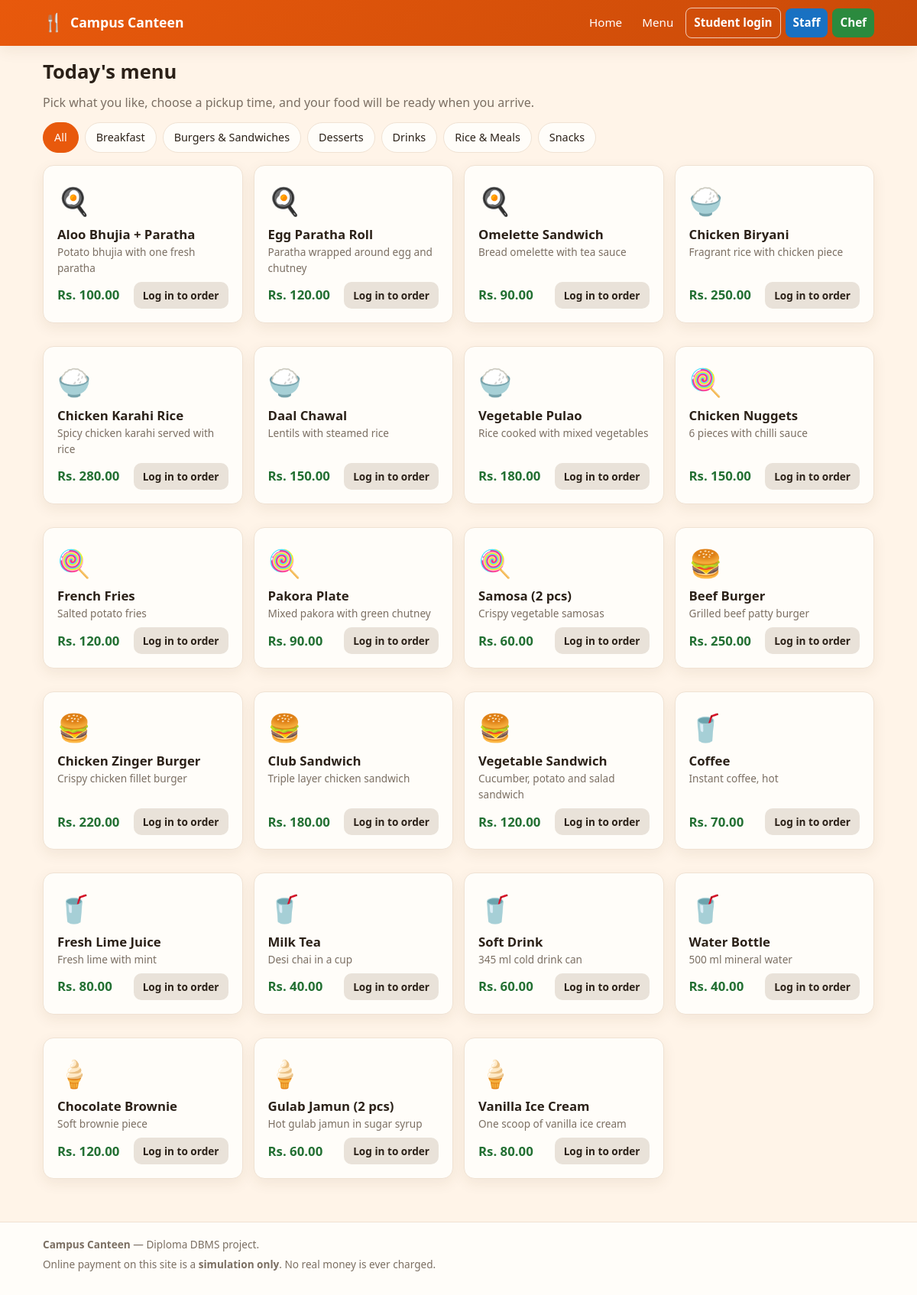
The page /student/menu.php on the database its author committed.
### tables this page shows
CREATE TABLE categories (
    category_id  INT UNSIGNED NOT NULL AUTO_INCREMENT,
    name         VARCHAR(60)  NOT NULL,
    description  VARCHAR(255) DEFAULT NULL,
    is_active    TINYINT(1)   NOT NULL DEFAULT 1,
    PRIMARY KEY (category_id),
    UNIQUE KEY uq_categories_name (name)
);

CREATE TABLE menu_items (
    item_id       INT UNSIGNED NOT NULL AUTO_INCREMENT,
    category_id   INT UNSIGNED NOT NULL,
    name          VARCHAR(100) NOT NULL,
    description   VARCHAR(255) DEFAULT NULL,
    price         DECIMAL(10,2) NOT NULL,
    is_available  TINYINT(1)   NOT NULL DEFAULT 1,
    created_at    TIMESTAMP    NOT NULL DEFAULT CURRENT_TIMESTAMP,
    updated_at    TIMESTAMP    NOT NULL DEFAULT CURRENT_TIMESTAMP
                              ON UPDATE CURRENT_TIMESTAMP,
    PRIMARY KEY (item_id),
    KEY idx_menu_items_category (category_id),
    KEY idx_menu_items_available (is_available),
    CONSTRAINT fk_menu_items_category
        FOREIGN KEY (category_id) REFERENCES categories (category_id)
        ON DELETE RESTRICT,
    CONSTRAINT chk_menu_items_price CHECK (price >= 0)
);

### includes/functions.php (called while the page is built, shortened)
<?php
function db_run(string $sql, array $params = []): PDOStatement
{
    global $conn;
    $stmt = $conn->prepare($sql);
    $stmt->execute($params);
    return $stmt;
}
function db_all(string $sql, array $params = []): array
{
    return db_run($sql, $params)->fetchAll();
}
function e($value): string
{
    return htmlspecialchars((string)$value, ENT_QUOTES, 'UTF-8');
}
function url(string $path = ''): string
{
    return BASE_PATH . '/' . ltrim($path, '/');
}
function money($amount): string
{
    return CURRENCY . number_format((float)$amount, 2);
}

### includes/auth.php (called while the page is built, shortened)
<?php
function current_user(): ?array
{
    static $cached = false;
    static $user   = null;
    if ($cached) {
        return $user;
    }
    $cached = true;
    $user_id = (int)($_SESSION['user_id'] ?? 0);
    if ($user_id <= 0) {
        return null;
    }
    $user = db_row(
        'SELECT user_id, full_name, email, role FROM users WHERE user_id = ? AND is_active = 1',
        [$user_id]
    );
    return $user;
}

### student/menu.php (the view, shortened to what this page needs)
<?php
require_once __DIR__ . '/../includes/config.php';
require_once __DIR__ . '/../includes/functions.php';
require_once __DIR__ . '/../includes/auth.php';
$categories = db_all('SELECT category_id, name FROM categories WHERE is_active = 1 ORDER BY name');
$active_cat = isset($_GET['cat']) ? (int)$_GET['cat'] : 0;
if ($active_cat > 0) {
    $items = db_all(
        'SELECT item_id, name, description, price, category_id
         FROM menu_items WHERE is_available = 1 AND category_id = ? ORDER BY name',
        [$active_cat]
    );
} else {
    $items = db_all(
        'SELECT item_id, name, description, price, category_id
         FROM menu_items WHERE is_available = 1 ORDER BY category_id, name'
    );
}
function category_emoji(string $name): string
{
    $map = [
        'Breakfast' => '&#127859;',
        'Rice & Meals' => '&#127834;',
        'Snacks' => '&#127853;',
        'Burgers & Sandwiches' => '&#127828;',
        'Drinks' => '&#129380;',
        'Desserts' => '&#127846;',
    ];
    return $map[$name] ?? '&#127860;';
}
require __DIR__ . '/../includes/header.php';
?>
<h1>Today's menu</h1>
<p class="muted">Pick what you like, choose a pickup time, and your food will be ready when you arrive.</p>
<div class="cat-tabs">
  <a href="<?= e(url('student/menu.php')) ?>" class="<?= $active_cat === 0 ? 'active' : '' ?>">All</a>
  <?php foreach ($categories as $category): ?>
    <a href="<?= e(url('student/menu.php?cat=' . (int)$category['category_id'])) ?>"
       class="<?= $active_cat === (int)$category['category_id'] ? 'active' : '' ?>">
      <?= e($category['name']) ?>
    </a>
  <?php endforeach; ?>
</div>
<?php if (!$items): ?>
  <?php empty_state('No food to show here yet', 'Please check another category, or come back a little later.'); ?>
<?php else: ?>
  <div class="menu-grid">
    <?php foreach ($items as $item): ?>
      <?php
        $emoji = '&#127860;';
        foreach ($categories as $category) {
            if ((int)$category['category_id'] === (int)$item['category_id']) {
                $emoji = category_emoji($category['name']);
                break;
            }
        }
      ?>
      <div class="card item-card">
        <div class="item-emoji"><?= $emoji ?></div>
        <h3 class="item-name"><?= e($item['name']) ?></h3>
        <p class="item-desc"><?= e($item['description']) ?></p>
        <div class="item-foot">
          <span class="price"><?= e(money($item['price'])) ?></span>
          <?php if ($me === null): ?>
            <a class="btn btn-small btn-muted" href="<?= e(url('student/login.php')) ?>">Log in to order</a>
          <?php endif; ?>
        </div>
      </div>
    <?php endforeach; ?>
  </div>
<?php endif; ?>
<?php require __DIR__ . '/../includes/footer.php'; ?>

### includes/header.php (shortened to what this page needs)
<?php
$me     = current_user();
?>
<!DOCTYPE html>
<html lang="en">
<head>
<link rel="stylesheet" href="<?= e(url('assets/css/style.css')) ?>">
</head>
<body<?= isset($body_class) && $body_class !== '' ? ' class="' . e($body_class) . '"' : ''; ?>>
<header class="site-header">
  <div class="container header-inner">
    <a class="brand" href="<?= e(url('index.php')) ?>">
      <span class="brand-icon">&#127860;</span>
      <span><?= e(APP_NAME) ?></span>
    </a>
    <nav class="main-nav">
      <?php if ($me === null): ?>
        <a href="<?= e(url('index.php')) ?>">Home</a>
        <a href="<?= e(url('student/menu.php')) ?>">Menu</a>
        <a class="btn btn-small btn-outline" href="<?= e(url('student/login.php')) ?>">Student login</a>
        <a class="btn btn-small btn-staff" href="<?= e(url('staff/login.php')) ?>">Staff</a>
        <a class="btn btn-small btn-chef" href="<?= e(url('chef/login.php')) ?>">Chef</a>
      <?php elseif ($me['role'] === 'chef'): ?>
        <span class="nav-system">&#127859; Chef System</span>
        <a href="<?= e(url('chef/kitchen.php')) ?>">Kitchen Screen</a>
      <?php endif; ?>
    </nav>
  </div>
</header>
<main class="container page">

### includes/footer.php (shortened to what this page needs)
</main>
<footer class="site-footer">
  <div class="container">
    <p><strong><?= e(APP_NAME) ?></strong> &mdash; Diploma DBMS project.</p>
    <p class="muted">Online payment on this site is a <strong>simulation only</strong>. No real money is ever charged.</p>
  </div>
</footer>
</body>
</html>

### assets/css/style.css (style rules this page uses)
:root { --orange: #e8590c; --orange-dark: #c94a08; --green: #2b8a3e; --green-dark: #237033; --red: #c92a2a; --blue: #1971c2; --ink: #2b2118; --muted: #7b6f63; --paper: #fffdf9; --cream: #fff4e8; --line: #f0e2d3; --radius: 14px; --shadow: 0 6px 18px rgba(90, 60, 30, .08); }
* { box-sizing: border-box; }
body { margin: 0; font-family: "Segoe UI", Tahoma, Arial, sans-serif; color: var(--ink); background: var(--cream); line-height: 1.55; }
h1, h2, h3 { line-height: 1.25; margin: 0 0 .5em; }
h1 { font-size: 1.6rem; }
p { margin: 0 0 .8em; }
a { color: var(--orange-dark); }
.container { width: 100%; max-width: 1120px; margin: 0 auto; padding: 0 16px; }
.page { padding: 18px 16px 40px; min-height: 60vh; }
.muted { color: var(--muted); }
.site-header { background: linear-gradient(135deg, var(--orange), var(--orange-dark)); color: #fff; box-shadow: var(--shadow); position: sticky; top: 0; z-index: 20; }
.header-inner { display: flex; align-items: center; flex-wrap: wrap; gap: 10px; padding-top: 10px; padding-bottom: 10px; }
.brand { color: #fff; text-decoration: none; font-weight: 700; font-size: 1.1rem; display: flex; align-items: center; gap: 8px; margin-right: auto; }
.brand-icon { font-size: 1.4rem; }
.main-nav { display: flex; flex-wrap: wrap; align-items: center; gap: 6px; }
.main-nav a { color: #fff; text-decoration: none; padding: 7px 10px; border-radius: 8px; font-size: .95rem; }
.btn { display: inline-block; border: 0; border-radius: 10px; padding: 11px 18px; font-size: 1rem; font-weight: 600; text-decoration: none; text-align: center; cursor: pointer; background: var(--orange); color: #fff; transition: background .15s ease, transform .05s ease; }
.btn-small { padding: 7px 12px; font-size: .85rem; }
.btn-outline { background: transparent; border: 1px solid rgba(255,255,255,.7); }
.btn-muted { background: #e9e2d9; color: var(--ink); }
.card { background: var(--paper); border: 1px solid var(--line); border-radius: var(--radius); box-shadow: var(--shadow); padding: 18px; margin-bottom: 16px; }
.menu-grid, .stat-grid, .kitchen-grid { display: grid; gap: 14px; grid-template-columns: repeat(auto-fill, minmax(230px, 1fr)); }
.item-card { display: flex; flex-direction: column; }
.item-emoji { font-size: 2.2rem; }
.item-name { font-size: 1.05rem; margin: 6px 0 2px; }
.item-desc { color: var(--muted); font-size: .85rem; flex: 1; margin-bottom: 8px; }
.item-foot { display: flex; align-items: center; justify-content: space-between; gap: 8px; flex-wrap: wrap; }
.price { font-weight: 700; color: var(--green-dark); font-size: 1.05rem; }
.cat-tabs { display: flex; flex-wrap: wrap; gap: 8px; margin-bottom: 16px; }
.cat-tabs a { background: var(--paper); border: 1px solid var(--line); color: var(--ink); text-decoration: none; padding: 8px 14px; border-radius: 999px; font-size: .9rem; }
.cat-tabs a.active, .cat-tabs a:hover { background: var(--orange); color: #fff; border-color: var(--orange); }
.btn-staff { background: var(--blue); }
.btn-chef { background: var(--green); }
.site-footer { background: var(--paper); border-top: 1px solid var(--line); padding: 18px 0 26px; color: var(--muted); font-size: .85rem; }
.site-footer p { margin: 0 0 4px; }

### rows shown on the page
categories: name "Breakfast"
categories: name "Burgers & Sandwiches"
categories: name "Desserts"
categories: name "Drinks"
categories: name "Rice & Meals"
categories: name "Snacks"
menu_items: category.name "🍳", name "Aloo Bhujia + Paratha", description "Potato bhujia with one fresh paratha", price "Rs. 100.00"
menu_items: category.name "🍳", name "Egg Paratha Roll", description "Paratha wrapped around egg and chutney", price "Rs. 120.00"
menu_items: category.name "🍳", name "Omelette Sandwich", description "Bread omelette with tea sauce", price "Rs. 90.00"
menu_items: category.name "🍚", name "Chicken Biryani", description "Fragrant rice with chicken piece", price "Rs. 250.00"
menu_items: category.name "🍚", name "Chicken Karahi Rice", description "Spicy chicken karahi served with rice", price "Rs. 280.00"
menu_items: category.name "🍚", name "Daal Chawal", description "Lentils with steamed rice", price "Rs. 150.00"
menu_items: category.name "🍚", name "Vegetable Pulao", description "Rice cooked with mixed vegetables", price "Rs. 180.00"
menu_items: category.name "🍭", name "Chicken Nuggets", description "6 pieces with chilli sauce", price "Rs. 150.00"
menu_items: category.name "🍭", name "French Fries", description "Salted potato fries", price "Rs. 120.00"
menu_items: category.name "🍭", name "Pakora Plate", description "Mixed pakora with green chutney", price "Rs. 90.00"
menu_items: category.name "🍭", name "Samosa (2 pcs)", description "Crispy vegetable samosas", price "Rs. 60.00"
menu_items: category.name "🍔", name "Beef Burger", description "Grilled beef patty burger", price "Rs. 250.00"
menu_items: category.name "🍔", name "Chicken Zinger Burger", description "Crispy chicken fillet burger", price "Rs. 220.00"
menu_items: category.name "🍔", name "Club Sandwich", description "Triple layer chicken sandwich", price "Rs. 180.00"
menu_items: category.name "🍔", name "Vegetable Sandwich", description "Cucumber, potato and salad sandwich", price "Rs. 120.00"
menu_items: category.name "🥤", name "Coffee", description "Instant coffee, hot", price "Rs. 70.00"
menu_items: category.name "🥤", name "Fresh Lime Juice", description "Fresh lime with mint", price "Rs. 80.00"
menu_items: category.name "🥤", name "Milk Tea", description "Desi chai in a cup", price "Rs. 40.00"
menu_items: category.name "🥤", name "Soft Drink", description "345 ml cold drink can", price "Rs. 60.00"
menu_items: category.name "🥤", name "Water Bottle", description "500 ml mineral water", price "Rs. 40.00"
menu_items: category.name "🍦", name "Chocolate Brownie", description "Soft brownie piece", price "Rs. 120.00"
menu_items: category.name "🍦", name "Gulab Jamun (2 pcs)", description "Hot gulab jamun in sugar syrup", price "Rs. 60.00"
menu_items: category.name "🍦", name "Vanilla Ice Cream", description "One scoop of vanilla ice cream", price "Rs. 80.00"

### other values the page prints
APP_NAME "Campus Canteen"
